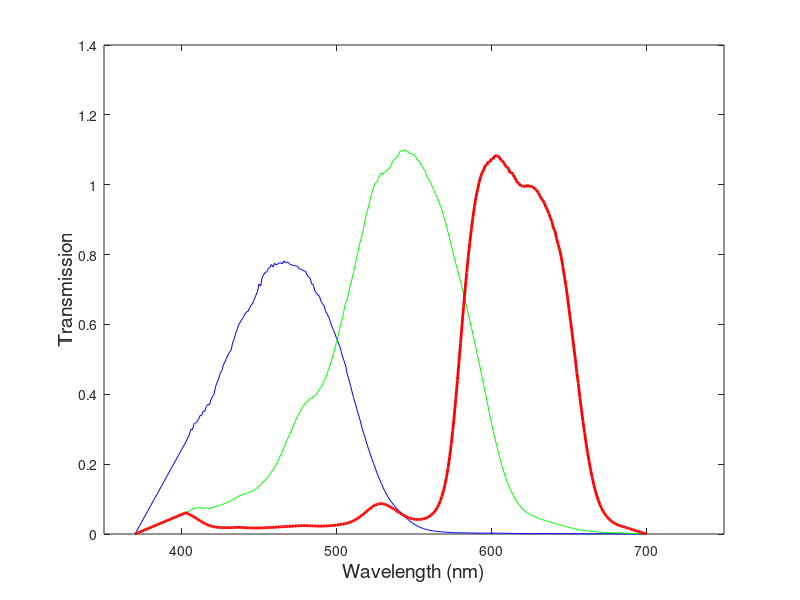

The MATLAB source for this figure: (Note: this script raises an error after producing the figure.)
% t0 is the reference temperature
% values around this temperature will be used as a reference
% to generate a greybody lookup table
t0 = 1650;

path = 'D:\Documents\School Documents\2020-2021 Senior Year College\Research\MATLAB Scripts\out\';

name = '861';
% get temperature
% T = temps;
% GREEN = g;
% this is the camera response we use for the flight ACME camera
file = load('RGB_gige_resp.txt');
wavelength = file(:,1);

startWave=370;
dL=1; %wavelength increment in nm
l=[startWave:dL:700];
dLambda=dL*1e-9;


norm=max(file(:,3));
% values from the text file for the camera
fred = file(:,2) /1.41/norm ;
fgreen = file(:,3)  * 1.1/norm;
fblue = file(:,4)  / 1.68/norm ;
% this is the only part that doesn't make sense to me

% extrapolate camera values
wavelength = [startWave;wavelength;700];
fred = [0; fred; 0];
fgreen = [0; fgreen; 0];
fblue = [0; fblue; 0];

fblue = interp1(wavelength,fblue,l);
fgreen = interp1(wavelength,fgreen,l);
fred = interp1(wavelength,fred,l);


figure
% the r g b filter profiles
axes('FontSize',14);
plot(l, fblue, 'b', l, fgreen, 'g', l, fred, 'r', 'LineWidth',2);
xlabel('Wavelength (nm)','FontSize',14);
ylabel('Transmission','FontSize',14);
xlim([350 750]);

lambda = l*1e-9;
i = 1;
dT = 1;
emis = .88;

n = length(lambda);

for Temp = 1100:dT:1900
    inten = emis*Cal_BB(lambda,Temp)'; % the greybody spectrum at a given temperature
    
    Ir(i) = fred*inten*dLambda;
    Ig(i) = fgreen*inten*dLambda;
    Ib(i) = fblue*inten*dLambda;
    i=i+1;
end
Lookup_T = 1100:1900;
dt = 10;
%
tg=[T(:),GREEN(:)];
sortrows(tg);
greenvals=tg(tg(:,1)>=t0-dt & tg(:,1)<=t0+dt,:);
greentarg=mean(greenvals(:,2));

convertG=greentarg/interp1(Lookup_T,Ig,t0);

Lookup_g = Ig*convertG ;

% two figures

sz=size(T);
t=reshape(T,sz(1)*sz(2),1);
x=[min(t),max(t)];
load oma_pal
fsize = 14;

figure
r=reshape(GREEN,sz(1)*sz(2),1);
scatterData = [r,t];
result = hist3(scatterData,[200 200]);
result(:,1)=0;
y=[min(r),max(r)];
imagesc(x,y,result);
xlabel('Temperature','FontSize',fsize);
ylabel('Counts','FontSize',fsize);
axis xy
colormap(oma_palette);
colorbar('FontSize',fsize);
hold on
title(strcat(name,'-green'),'FontSize',fsize);
plot(Lookup_T,Lookup_g,'r.');
set(gca,'FontSize',fsize);
saveas(gcf,strcat(path,'/',name,'GrnLookup.png'));
hold off

fid = fopen(strcat(path,'GreenFiberIntenLookup',name,'.o2d'),'w');
fprintf(fid,'%d\n',length(Lookup_T));
for i = 1:length(Lookup_T)
    fprintf(fid,'%d\t%d\n',Lookup_g(i),Lookup_T(i));
end
fclose(fid);

figure
intenRatioT=interp1(Lookup_g,Lookup_T,GREEN(1,:));
hold on
plot([1:length(intenRatioT)],intenRatioT);
plot([1:length(intenRatioT)],T(1,:));
ylabel('Temperature','FontSize',fsize);
xlabel('Pixel','FontSize',fsize);
legend('Intensity Ratio','Color Ratio');
set(gca,'FontSize',fsize);
saveas(gcf,strcat(path,'/',name,'RatioComparison.png'));
hold off


